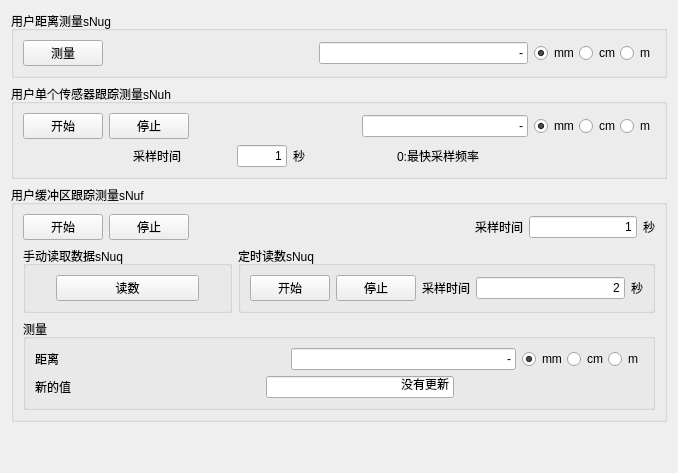
              <widget class="QWidget" name="tab_usermeasure">
               <attribute name="title">
                <string>测量(含用户配置常数)</string>
               </attribute>
               <layout class="QVBoxLayout" name="verticalLayout_16">
                <item>
                 <layout class="QVBoxLayout" name="verticalLayout_96">
                  <item>
                   <widget class="QGroupBox" name="groupBox_7">
                    <property name="title">
                     <string>用户距离测量sNug</string>
                    </property>
                    <layout class="QVBoxLayout" name="verticalLayout_11">
                     <item>
                      <layout class="QHBoxLayout" name="horizontalLayout_22">
                       <property name="leftMargin">
                        <number>0</number>
                       </property>
                       <property name="rightMargin">
                        <number>0</number>
                       </property>
                       <item>
                        <widget class="QPushButton" name="user_distanceMeasure">
                         <property name="text">
                          <string>测量</string>
                         </property>
                        </widget>
                       </item>
                       <item>
                        <spacer name="horizontalSpacer_25">
                         <property name="orientation">
                          <enum>Qt::Horizontal</enum>
                         </property>
                         <property name="sizeHint" stdset="0">
                          <size>
                           <width>40</width>
                           <height>20</height>
                          </size>
                         </property>
                        </spacer>
                       </item>
                       <item>
                        <widget class="QLineEdit" name="user_distanceDisplay">
                         <property name="text">
                          <string>-</string>
                         </property>
                         <property name="alignment">
                          <set>Qt::AlignRight|Qt::AlignTrailing|Qt::AlignVCenter</set>
                         </property>
                        </widget>
                       </item>
                       <item>
                        <layout class="QHBoxLayout" name="horizontalLayout_23">
                         <property name="spacing">
                          <number>0</number>
                         </property>
                         <item>
                          <widget class="QRadioButton" name="user_distance_mm">
                           <property name="text">
                            <string>mm</string>
                           </property>
                           <property name="checked">
                            <bool>true</bool>
                           </property>
                          </widget>
                         </item>
                         <item>
                          <widget class="QRadioButton" name="user_distance_cm">
                           <property name="text">
                            <string>cm</string>
                           </property>
                          </widget>
                         </item>
                         <item>
                          <widget class="QRadioButton" name="user_distance_m">
                           <property name="text">
                            <string>m</string>
                           </property>
                          </widget>
                         </item>
                        </layout>
                       </item>
                      </layout>
                     </item>
                    </layout>
                   </widget>
                  </item>
                  <item>
                   <widget class="QGroupBox" name="groupBox_8">
                    <property name="title">
                     <string>用户单个传感器跟踪测量sNuh</string>
                    </property>
                    <layout class="QVBoxLayout" name="verticalLayout_12">
                     <item>
                      <layout class="QHBoxLayout" name="horizontalLayout_24">
                       <property name="sizeConstraint">
                        <enum>QLayout::SetMinimumSize</enum>
                       </property>
                       <item>
                        <widget class="QPushButton" name="user_sensorStart">
                         <property name="text">
                          <string>开始</string>
                         </property>
                        </widget>
                       </item>
                       <item>
                        <widget class="QPushButton" name="user_sensorStop">
                         <property name="text">
                          <string>停止</string>
                         </property>
                        </widget>
                       </item>
                       <item>
                        <spacer name="horizontalSpacer_26">
                         <property name="orientation">
                          <enum>Qt::Horizontal</enum>
                         </property>
                         <property name="sizeHint" stdset="0">
                          <size>
                           <width>40</width>
                           <height>20</height>
                          </size>
                         </property>
                        </spacer>
                       </item>
                       <item>
                        <widget class="QLineEdit" name="user_sensorDistance">
                         <property name="text">
                          <string>-</string>
                         </property>
                         <property name="alignment">
                          <set>Qt::AlignRight|Qt::AlignTrailing|Qt::AlignVCenter</set>
                         </property>
                        </widget>
                       </item>
                       <item>
                        <layout class="QHBoxLayout" name="horizontalLayout_25">
                         <property name="spacing">
                          <number>0</number>
                         </property>
                         <item>
                          <widget class="QRadioButton" name="user_sensor_mm">
                           <property name="text">
                            <string>mm</string>
                           </property>
                           <property name="checked">
                            <bool>true</bool>
                           </property>
                          </widget>
                         </item>
                         <item>
                          <widget class="QRadioButton" name="user_sensor_cm">
                           <property name="text">
                            <string>cm</string>
                           </property>
                          </widget>
                         </item>
                         <item>
                          <widget class="QRadioButton" name="user_sensor_m">
                           <property name="text">
                            <string>m</string>
                           </property>
                          </widget>
                         </item>
                        </layout>
                       </item>
                      </layout>
                     </item>
                     <item>
                      <layout class="QHBoxLayout" name="horizontalLayout_26">
                       <property name="leftMargin">
                        <number>110</number>
                       </property>
                       <item>
                        <layout class="QHBoxLayout" name="horizontalLayout_27">
                         <item>
                          <widget class="QLabel" name="label_17">
                           <property name="text">
                            <string>采样时间</string>
                           </property>
                          </widget>
                         </item>
                         <item>
                          <widget class="QLineEdit" name="user_lineEditSampleTime1">
                           <property name="sizePolicy">
                            <sizepolicy hsizetype="Preferred" vsizetype="Fixed">
                             <horstretch>0</horstretch>
                             <verstretch>0</verstretch>
                            </sizepolicy>
                           </property>
                           <property name="maximumSize">
                            <size>
                             <width>50</width>
                             <height>16777215</height>
                            </size>
                           </property>
                           <property name="text">
                            <string>1</string>
                           </property>
                           <property name="alignment">
                            <set>Qt::AlignRight|Qt::AlignTrailing|Qt::AlignVCenter</set>
                           </property>
                          </widget>
                         </item>
                         <item>
                          <widget class="QLabel" name="label_18">
                           <property name="text">
                            <string>秒</string>
                           </property>
                          </widget>
                         </item>
                        </layout>
                       </item>
                       <item>
                        <widget class="QLabel" name="label_19">
                         <property name="text">
                          <string>0:最快采样频率</string>
                         </property>
                        </widget>
                       </item>
                      </layout>
                     </item>
                    </layout>
                   </widget>
                  </item>
                  <item>
                   <widget class="QGroupBox" name="groupBox_9">
                    <property name="title">
                     <string>用户缓冲区跟踪测量sNuf</string>
                    </property>
                    <layout class="QVBoxLayout" name="verticalLayout_13">
                     <item>
                      <layout class="QHBoxLayout" name="horizontalLayout_28">
                       <item>
                        <layout class="QHBoxLayout" name="horizontalLayout_29">
                         <item>
                          <widget class="QPushButton" name="user_bufferStart">
                           <property name="sizePolicy">
                            <sizepolicy hsizetype="Expanding" vsizetype="Fixed">
                             <horstretch>0</horstretch>
                             <verstretch>0</verstretch>
                            </sizepolicy>
                           </property>
                           <property name="text">
                            <string>开始</string>
                           </property>
                          </widget>
                         </item>
                         <item>
                          <widget class="QPushButton" name="user_bufferStop">
                           <property name="sizePolicy">
                            <sizepolicy hsizetype="Expanding" vsizetype="Fixed">
                             <horstretch>0</horstretch>
                             <verstretch>0</verstretch>
                            </sizepolicy>
                           </property>
                           <property name="text">
                            <string>停止</string>
                           </property>
                          </widget>
                         </item>
                        </layout>
                       </item>
                       <item>
                        <spacer name="horizontalSpacer_27">
                         <property name="orientation">
                          <enum>Qt::Horizontal</enum>
                         </property>
                         <property name="sizeHint" stdset="0">
                          <size>
                           <width>280</width>
                           <height>20</height>
                          </size>
                         </property>
                        </spacer>
                       </item>
                       <item>
                        <layout class="QHBoxLayout" name="horizontalLayout_30">
                         <item>
                          <widget class="QLabel" name="label_20">
                           <property name="text">
                            <string>采样时间</string>
                           </property>
                          </widget>
                         </item>
                         <item>
                          <widget class="QLineEdit" name="user_lineEditSampleTime2">
                           <property name="sizePolicy">
                            <sizepolicy hsizetype="Preferred" vsizetype="Fixed">
                             <horstretch>0</horstretch>
                             <verstretch>0</verstretch>
                            </sizepolicy>
                           </property>
                           <property name="text">
                            <string>1</string>
                           </property>
                           <property name="alignment">
                            <set>Qt::AlignRight|Qt::AlignTrailing|Qt::AlignVCenter</set>
                           </property>
                          </widget>
                         </item>
                         <item>
                          <widget class="QLabel" name="label_21">
                           <property name="text">
                            <string>秒</string>
                           </property>
                          </widget>
                         </item>
                        </layout>
                       </item>
                      </layout>
                     </item>
                     <item>
                      <layout class="QHBoxLayout" name="horizontalLayout_31" stretch="1,2">
                       <item>
                        <widget class="QGroupBox" name="groupBox_10">
                         <property name="title">
                          <string>手动读取数据sNuq</string>
                         </property>
                         <layout class="QVBoxLayout" name="verticalLayout_14">
                          <property name="leftMargin">
                           <number>30</number>
                          </property>
                          <property name="rightMargin">
                           <number>30</number>
                          </property>
                          <item>
                           <widget class="QPushButton" name="user_manualRead">
                            <property name="text">
                             <string>读数</string>
                            </property>
                           </widget>
                          </item>
                         </layout>
                        </widget>
                       </item>
                       <item>
                        <widget class="QGroupBox" name="groupBox_11">
                         <property name="title">
                          <string>定时读数sNuq</string>
                         </property>
                         <layout class="QHBoxLayout" name="horizontalLayout_32">
                          <item>
                           <layout class="QHBoxLayout" name="horizontalLayout_33">
                            <item>
                             <widget class="QPushButton" name="user_timingStart">
                              <property name="text">
                               <string>开始</string>
                              </property>
                             </widget>
                            </item>
                            <item>
                             <widget class="QPushButton" name="user_timingStop">
                              <property name="text">
                               <string>停止</string>
                              </property>
                             </widget>
                            </item>
                           </layout>
                          </item>
                          <item>
                           <layout class="QHBoxLayout" name="horizontalLayout_34">
                            <item>
                             <widget class="QLabel" name="label_7">
                              <property name="text">
                               <string>采样时间</string>
                              </property>
                             </widget>
                            </item>
                            <item>
                             <widget class="QLineEdit" name="user_lineEditSampleTime3">
                              <property name="sizePolicy">
                               <sizepolicy hsizetype="Expanding" vsizetype="Fixed">
                                <horstretch>0</horstretch>
                                <verstretch>0</verstretch>
                               </sizepolicy>
                              </property>
                              <property name="text">
                               <string>2</string>
                              </property>
                              <property name="alignment">
                               <set>Qt::AlignRight|Qt::AlignTrailing|Qt::AlignVCenter</set>
                              </property>
                             </widget>
                            </item>
                            <item>
                             <widget class="QLabel" name="label_8">
                              <property name="text">
                               <string>秒</string>
                              </property>
                             </widget>
                            </item>
                           </layout>
                          </item>
                         </layout>
                        </widget>
                       </item>
                      </layout>
                     </item>
                     <item>
                      <widget class="QGroupBox" name="groupBox_12">
                       <property name="title">
                        <string>测量</string>
                       </property>
                       <layout class="QVBoxLayout" name="verticalLayout_15">
                        <item>
                         <layout class="QHBoxLayout" name="horizontalLayout_35">
                          <item>
                           <widget class="QLabel" name="label_22">
                            <property name="text">
                             <string>距离</string>
                            </property>
                           </widget>
                          </item>
                          <item>
                           <spacer name="horizontalSpacer_28">
                            <property name="orientation">
                             <enum>Qt::Horizontal</enum>
                            </property>
                            <property name="sizeHint" stdset="0">
                             <size>
                              <width>40</width>
                              <height>20</height>
                             </size>
                            </property>
                           </spacer>
                          </item>
                          <item>
                           <widget class="QLineEdit" name="user_measureDistance">
                            <property name="text">
                             <string>-</string>
                            </property>
                            <property name="alignment">
                             <set>Qt::AlignRight|Qt::AlignTrailing|Qt::AlignVCenter</set>
                            </property>
                           </widget>
                          </item>
                          <item>
                           <layout class="QHBoxLayout" name="horizontalLayout_36">
                            <property name="spacing">
                             <number>0</number>
                            </property>
                            <item>
                             <widget class="QRadioButton" name="user_measureDistance_mm">
                              <property name="text">
                               <string>mm</string>
                              </property>
                              <property name="checked">
                               <bool>true</bool>
                              </property>
                             </widget>
                            </item>
                            <item>
                             <widget class="QRadioButton" name="user_measureDistance_cm">
                              <property name="text">
                               <string>cm</string>
                              </property>
                             </widget>
                            </item>
                            <item>
                             <widget class="QRadioButton" name="user_measureDistance_m">
                              <property name="text">
                               <string>m</string>
                              </property>
                             </widget>
                            </item>
                           </layout>
                          </item>
                         </layout>
                        </item>
                        <item>
                         <layout class="QHBoxLayout" name="horizontalLayout_37">
                          <item>
                           <widget class="QLabel" name="label_23">
                            <property name="text">
                             <string>新的值</string>
                            </property>
                           </widget>
                          </item>
                          <item>
                           <spacer name="horizontalSpacer_33">
                            <property name="orientation">
                             <enum>Qt::Horizontal</enum>
                            </property>
                            <property name="sizeHint" stdset="0">
                             <size>
                              <width>40</width>
                              <height>20</height>
                             </size>
                            </property>
                           </spacer>
                          </item>
                          <item>
                           <widget class="QLineEdit" name="user_measureNewvalue">
                            <property name="text">
                             <string>没有更新</string>
                            </property>
                            <property name="alignment">
                             <set>Qt::AlignRight|Qt::AlignTrailing|Qt::AlignVCenter</set>
                            </property>
                           </widget>
                          </item>
                          <item>
                           <spacer name="horizontalSpacer_34">
                            <property name="orientation">
                             <enum>Qt::Horizontal</enum>
                            </property>
                            <property name="sizeHint" stdset="0">
                             <size>
                              <width>40</width>
                              <height>20</height>
                             </size>
                            </property>
                           </spacer>
                          </item>
                         </layout>
                        </item>
                       </layout>
                      </widget>
                     </item>
                    </layout>
                   </widget>
                  </item>
                  <item>
                   <spacer name="verticalSpacer_17">
                    <property name="orientation">
                     <enum>Qt::Vertical</enum>
                    </property>
                    <property name="sizeHint" stdset="0">
                     <size>
                      <width>20</width>
                      <height>40</height>
                     </size>
                    </property>
                   </spacer>
                  </item>
                 </layout>
                </item>
               </layout>
              </widget>
